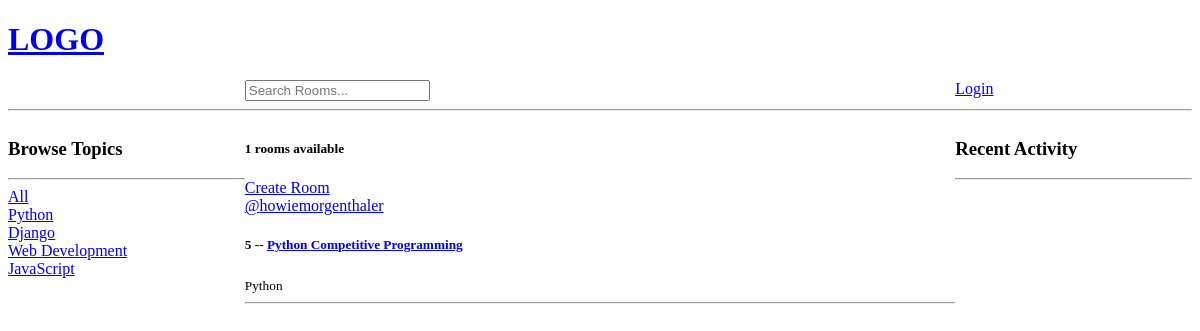
Page /?q=Python on the committed database.
### base/models.py (models this page shows, shortened)
class Topic(models.Model):
    name = models.CharField(max_length=200)

class Room(models.Model):
    host = models.ForeignKey(User, on_delete=models.SET_NULL, null=True)
    topic = models.ForeignKey(Topic, on_delete=models.SET_NULL, null=True)
    name = models.CharField(max_length=200)
    description = models.TextField(null=True, blank=True)
    participants = models.ManyToManyField(User, related_name='participants', blank=True)
    updated = models.DateTimeField(auto_now=True)
    created = models.DateTimeField(auto_now_add=True)
    class Meta:
        ordering = ['-updated', '-created']

### base/views.py (the view)
# urls.py: path('', views.home, name="home"),
def home(request):
    q = request.GET.get('q') if request.GET.get('q') != None else ''
    rooms = Room.objects.filter(
        Q(topic__name__icontains=q) |
        Q(name__icontains=q) |
        Q(description__icontains=q)
    )
    topics = Topic.objects.all()
    room_count = rooms.count()
    activity_messages = Message.objects.filter(Q(room__topic__name__icontains=q))
    context = {'rooms': rooms, 'topics': topics,
                'room_count': room_count, 'activity_messages': activity_messages}
    return render(request,'base/home.html', context)

### base/templates/base/home.html
{% extends 'main.html' %}
{% load static %}
{% block content%}
<div class="home-container">
    <div>
        {% include 'base/topic_component.html' %}
    </div>
    <div>
        <h5>{{room_count}} rooms available</h5>
        <a href="{% url 'create-room' %}">Create Room</a>
        {% include 'base/feed_component.html' %}
    </div>
    <div>
        {% include 'base/activity_component.html' %}
    </div>
</div>
{% endblock content %}

### base/templates/base/topic_component.html
<h3>Browse Topics</h3>
<hr>
<a href="{% url 'home'%}">All</a>
{% for topic in topics %}
    <div>
        <a href="{% url 'home'%}?q={{topic.name}}">{{topic.name}}</a>
    </div>
{% endfor %}

### base/templates/base/feed_component.html (shortened to what this page needs)
<div>
{% for room in rooms %}
    <div>
    <a href="{% url 'user-profile' room.host.id %}">@{{room.host.username}}</a>
    <h5>{{room.id}} -- <a href="{% url 'room' room.id%}">{{room.name}}</a></h5>
    <small>{{room.topic.name}}</small>
    <hr>
    </div>
{% endfor %}
</div>

### base/static/css/homeStyle.css (style rules this page uses)
.home-container { display: grid; grid-template-columns: 1fr 3fr 1fr; }

### rows in the picture
Topic: name "Python"
Topic: name "Django"
Topic: name "Web Development"
Topic: name "JavaScript"
Room: host.username "howiemorgenthaler", id "5", name "Python Competitive Programming", topic.name "Python"

### other values in the picture
{{ room_count }} "1"
